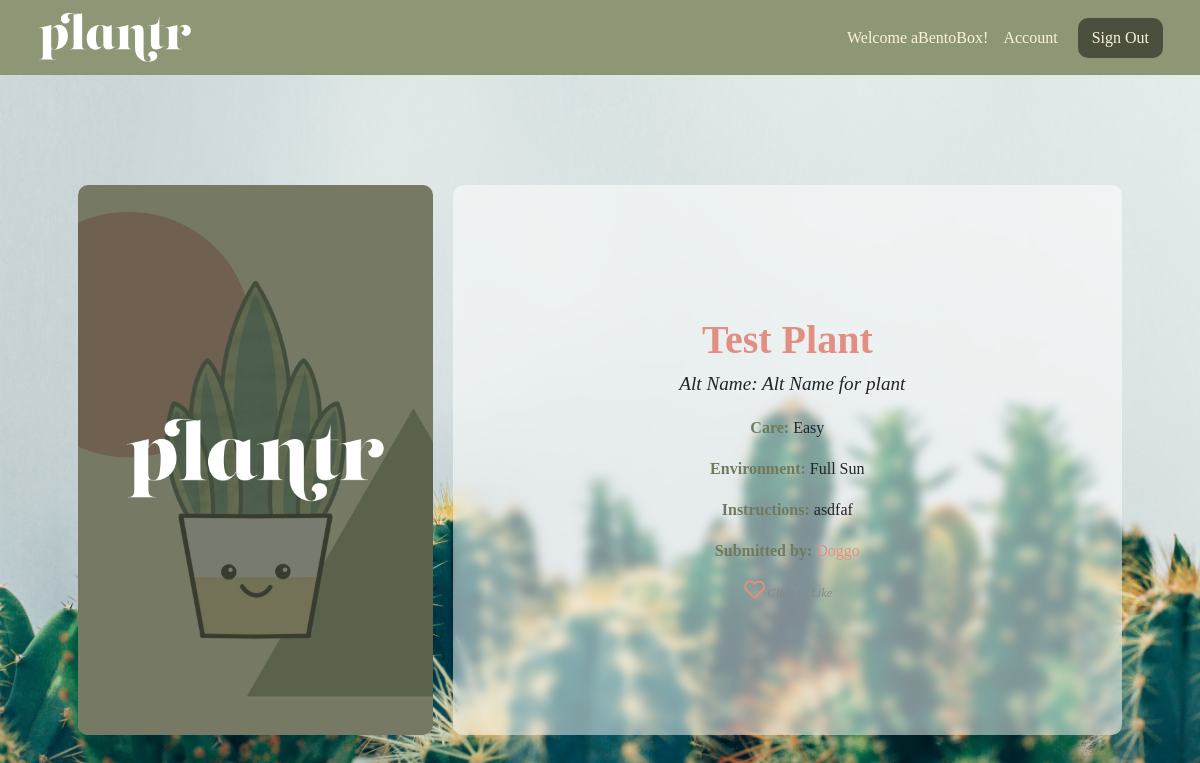
Screenshot of /plantr/17 (signed in) with the database file from the repository.
### login_app/models.py (models this page shows)
class User(models.Model):
   alias = models.CharField(max_length=50)
   fname = models.CharField(max_length=50)
   lname = models.CharField(max_length=50)
   email = models.CharField(max_length=50)
   password = models.CharField(max_length=50)
   created_at = models.DateTimeField(auto_now_add = True)
   updated_at = models.DateTimeField(auto_now = True)
   objects = UserManager()

### plantApp/models.py (models this page shows, shortened)
class Plant(models.Model):
   LEVELS = (
   (0, ''),
   (1, 'Easy'),
   (2, 'Medium'),
   (3, 'Hard'),
)
   poster = models.ForeignKey(User, related_name = "user_plants", on_delete = models.CASCADE)
   plantName = models.CharField(max_length=50)
   plantAlt = models.CharField(max_length=255, blank=True, default='')
   level = models.CharField(max_length=50)
   env = models.CharField(max_length=1, choices=LEVELS)
   desc = models.CharField(max_length=255)
   plantImg = models.ImageField(upload_to='plants/', null=True, blank=True, default='../static/default_plant.jpg')
   users_fav = models.ManyToManyField(User, related_name = 'fav_plants')
   objects = plantsManager()

### plantApp/views.py (the view)
# urls.py: path('<int:plant_id>', views.viewPlant),
def viewPlant(request, plant_id):
   if 'user_id' not in request.session:
        messages.error(request, "Must be logged in!")
        return redirect('/')
   current_user = User.objects.get(id=request.session['user_id'])
   context = {
      'plant': Plant.objects.get(id = plant_id),
      'user': current_user,
   }
   return render(request, 'view_plant.html', context)

### plantApp/templates/view_plant.html (shortened to what this page needs)
<!DOCTYPE html>
<html lang="en">
<head>
   <link href="https://cdn.jsdelivr.net/npm/bootstrap@5.0.1/dist/css/bootstrap.min.css" rel="stylesheet">
   {% load static %}
   <link rel="stylesheet" href="{% static 'plantApp/static/css/view_plant.css' %}">
</head>
<body>
   <div id='container'>
      <nav class="navbar navbar-light">
         <div class="container-fluid">
            <a class="navbar-brand" href="/plantr">
               <img src="../static/plantr-light.svg" alt="" width="155" height="55">
            </a>
            <form class="d-flex">
               <span class="navbar-text">
                  Welcome {{ user.alias }}! &nbsp;&nbsp;
                  <a href="users/{{user.id}}">Account</a>
               </span>
               <a href="/logout" class="btn btn-danger" role="button">
                  Sign Out
                </a>
             </form>
         </div>
       </nav>
      <div class="container-lg main">
         <div class="row">
            <div class="col-lg-4">
               {% if plant.plantImg %}
               <a href="/plantr/{{ plant.id }}"><img src="{{ plant.plantImg.url }} " class="rounded mx-auto d-block" alt="..."></a>
                  {% else %}
                  <a href="/plantr/{{ plant.id }}"><img src="../static/default_plant.jpg" class="rounded mx-auto d-block" alt="..."></a>
               {% endif %}
            </div>
            <div class="col-lg d-flex align-items-center">
               <div class='info'>
                  <h1>{{ plant.plantName }}</h1>
                  <h4>Alt Name: {{ plant.plantAlt }}</h4>
                  <p><b>Care:</b> {{ plant.level }}</p>
                  <p><b>Environment:</b> {{ plant.env }}</p>
                  <p><b>Instructions:</b> {{ plant.desc }}</p>
                  <p><b>Submitted by:</b> <a href="users/{{ plant.poster.id }}">{{ plant.poster.alias }}</a></p>
                  {% if user in plant.users_fav.all %}
                  <a a href="{{ plant.id }}/unfav" role="button"><i class="fa fa-heart" aria-hidden="true"></i></a><span class='liked'>Liked</span>
                  {% else %}
                  <a a href="{{ plant.id }}/fav" role="button"><i class="fa fa-heart-o" aria-hidden="true"></i></a><span class='unliked'>Click to Like</span>
                  {% endif %}
               </div>
            </div>
         </div>
      </div>
   </div>
</body>
</html>

### plantApp/static/css/view_plant.css (style rules this page uses)
* { margin: 0; padding: 0; font-family:Georgia, 'Times New Roman', Times, serif; }
body { width: 100%; background: #8e9775; background: url("../../../static/plantr.jpeg") no-repeat center center fixed; background-size: cover; }
.container-lg.main { padding: 50px; margin-top: 50px; border-radius: 15px; }
.navbar-text a { color: #faf2da !important; text-decoration: none; }
.navbar.navbar-light { background-color: #8e9775; padding: 5px 25px; }
.navbar-light .navbar-text { color: #faf2da; font-weight: 100; }
.btn.btn-danger { background-color: #4a503d; color: #faf2da; border: 2px solid #4a503d; border-radius: 10px; margin-left: 20px; }
.col-lg-4 { background-color: rgba(255, 255, 255, 0.5); position: relative; height: 550px; margin: 10px; padding: 0px; display: flex; justify-content: center; align-items: center; overflow: hidden; border-radius: 10px; backdrop-filter: blur(5px); }
.col-lg { background-color: rgba(255, 255, 255, 0.5); position: relative; margin: 10px; padding: 25px; height: 550px; margin: 10px; justify-content: center; align-items: center; overflow: hidden; border-radius: 10px; backdrop-filter: blur(5px); }
.col-lg-4 img { flex-shrink: 0; min-width: 100%; min-height: 100%; }
.rounded.mx-auto.d-block { width: 100%; object-fit: cover; object-position: 0% 40%; }
.fa.fa-heart-o, .fa.fa-heart { color: #e28f83 !important; width: 25px; font-size: 1.3em; }
.unliked { color: #888888; font-size: 0.8em; font-style: italic; }
.info { text-align: center; }
.info p { line-height: 25px; }
.info h4 { margin: 0 0 20px 10px; font-style: italic; font-size: 1.2em; }
.info h1 { font-weight: 800; color: #e28f83; }
b { color: #71795d !important; }
a { text-decoration: none; color: #e28f83; }

### rows the page displays
User: alias "aBentoBox"
Plant: plantName "Test Plant", plantAlt "Alt Name for plant", level "Easy", env "Full Sun", desc "asdfaf", poster.alias "Doggo"
